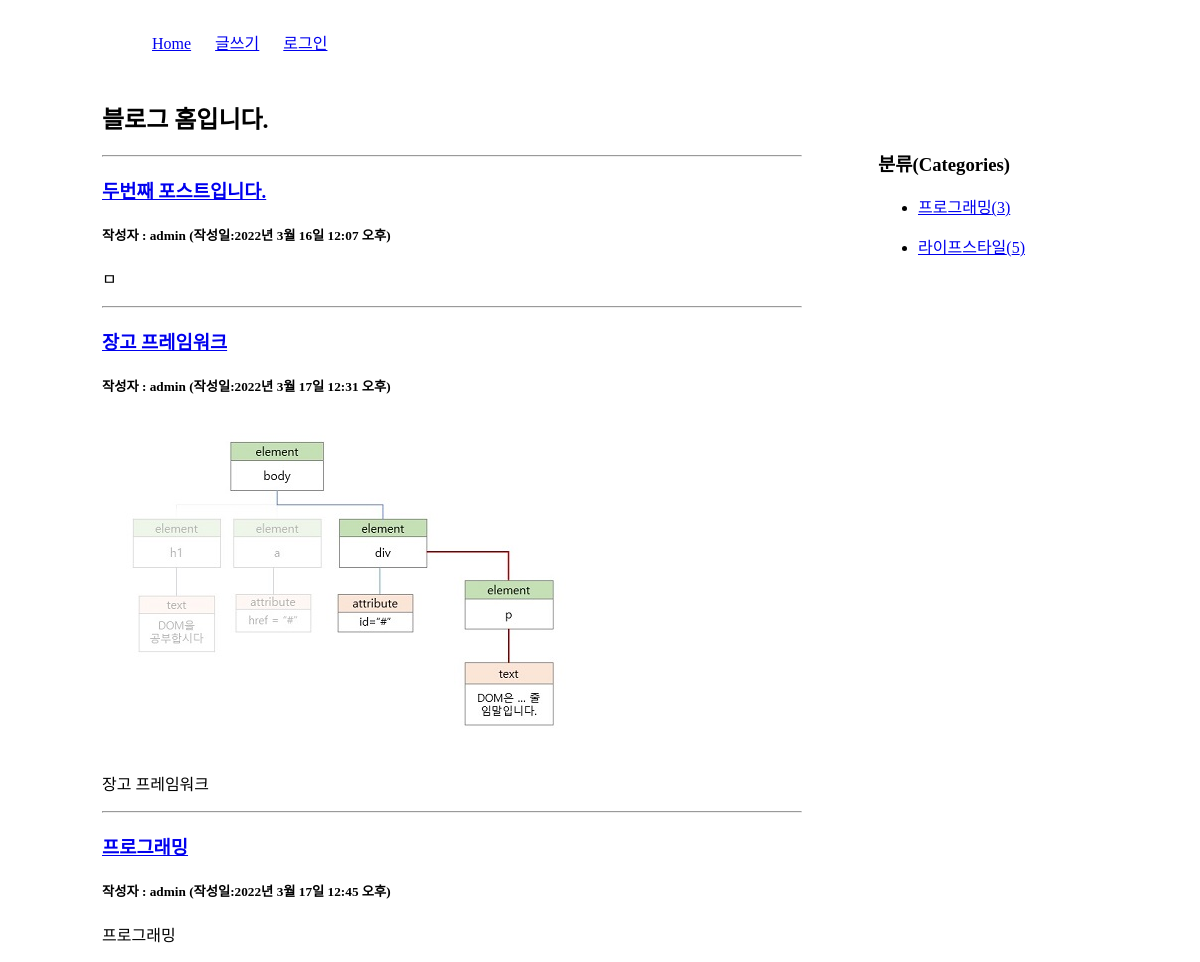
The app's page /blog/category/프로그래밍/ with its own data.
### blog/models.py (models this page shows, shortened)
class Post(models.Model):
    title = models.CharField(max_length=100)
    content = models.TextField()
    pub_date = models.DateTimeField()
    modify_date = models.DateTimeField(null=True, blank=True)   # 빈칸 허용
    photo = models.ImageField(upload_to='blog/images/%Y/%m/%d/',
                              null=True, blank=True)            # Y만 대문자
    author = models.ForeignKey(User, on_delete=models.CASCADE)
    category = models.ForeignKey(Category, null=True, blank=True, on_delete=models.SET_NULL)        # 카테고리가 삭제되어도 블로그는 유지됨(미분류가 있을수 있다)

class Category(models.Model):
    name = models.CharField(max_length=50, unique=True)         # 카테고리 이름 - 유일
    slug = models.SlugField(max_length=200, unique=True, allow_unicode=True)        # 한글 인코딩
    def __str__(self):
        return self.name
    def get_absolute_url(self):
        return "/blog/category/{}".format(self.slug)            # ex) /blog/category/프로그래밍
    class Meta:
        verbose_name_plural = 'Categories'                  # Categorys로 나오는거 바꿔줌

### blog/views.py (the view)
# urls.py: path('category/<str:slug>/', views.category_page, name='category_page'),
def category_page(request, slug):
    category = Category.objects.get(slug=slug)
    post_list = Post.objects.filter(category=category)
    categories = Category.objects.all()
    context = {'category':category, 'post_list':post_list, 'categories':categories}
    return render(request, 'blog/post_list.html', context)

### templates/blog/post_list.html (shortened to what this page needs)
<!DOCTYPE html>
<html lang="ko">
{% load static %}
<head>
    <link rel="stylesheet" href="{% static 'blog/css/style.css' %}">
</head>
<body>
    <div id="container">
        {% include 'navbar.html' %}
        <section id="list">
            <h1>블로그 홈입니다.</h1>
            {% if post_list %}
            {% for post in post_list %}
            <hr>
            <h3><a href="{% url 'blog:detail' post.id %}">{{ post.title }}</a></h3>
            <h5>작성자 : {{ post.author }} (작성일:{{ post.pub_date }})</h5>
            {% if post.photo %}
            <img src="{{ post.photo.url }}">
            {% endif %}
            <p>{{ post.content | linebreaks }}</p>
            {% endfor %}
            {% else %}
            <p>포스트가 없습니다.</p>
            {% endif %}
        </section>
        <aside>
            <h3>분류(Categories)</h3>
            <div>
                {% for category in categories %}
                <ul>
                    <li><a href="{{ category.get_absolute_url }}">
                        {{ category }}({{ category.post_set.count }})</a>
                    </li>
                </ul>
                {% endfor %}
            </div>
        </aside>
    </div>
</body>
</html>

### static/blog/css/style.css (style rules this page uses)
#container { width: 996px; margin: 20px auto; }
#list, #detail { width: 700px; float: left; }
aside { width: 200px; float: right; margin: 50px 20px 0 0; }

### records on screen
Post: title "두번째 포스트입니다.", author "admin", pub_date "2022년 3월 16일 12:07 오후", content "ㅁ"
Post: title "장고 프레임워크", author "admin", pub_date "2022년 3월 17일 12:31 오후", photo (picture), content "장고 프레임워크"
Post: title "프로그래밍", author "admin", pub_date "2022년 3월 17일 12:45 오후", content "프로그래밍"
Category: name "프로그래밍", post_set.count "3"
Category: name "라이프스타일", post_set.count "5"
